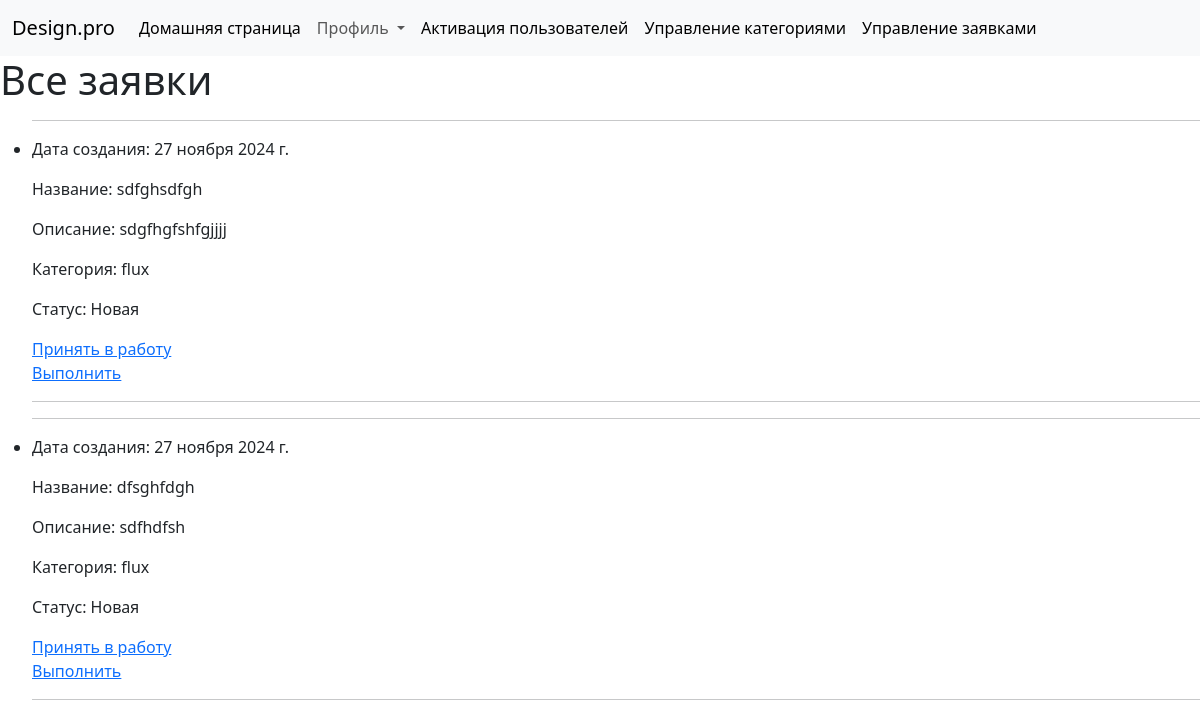
The page /studio/adminpleas/ (signed in) on the database its author committed.
### studio/models.py (models this page shows, shortened)
class Plea(models.Model):
    name = models.CharField(max_length=50)
    description = models.TextField(max_length=1000, help_text="Введите описание заявки")
    category = models.ForeignKey('Category', on_delete=models.CASCADE, null=True, help_text="Выберите категорию заявки")
    plan = models.ImageField(upload_to ='images/', null=True)
    author = models.ForeignKey(User, on_delete=models.SET_NULL, null=True, blank=True)
    creationDate = models.DateField(default=date.today)
    comentary = models.TextField(max_length=1000, null=True)
    design = models.ImageField(upload_to ='images/', null=True)
    adminUserName = models.CharField(max_length=150, null=True, blank=True)
    LOAN_STATUS = (
        ('n', 'Новая'),
        ('c', 'Выполнено'),
        ('i', 'принято в работу')
    )
    status = models.CharField(max_length=1, choices=LOAN_STATUS, blank=True, default='n', help_text='Статус заявки')

class Category(models.Model):
    name = models.CharField(
        max_length=200,
        unique=True,
        help_text="Введите категорию"
    )
    def __str__(self):
        return self.name
    class Meta:
        constraints = [
            UniqueConstraint(
                Lower('name'),
                name='genre_name_case_insensitive_unique',
                violation_error_message = "Жанр уже существует (совпадение без учета регистра)"
            ),
        ]

### studio/views.py (the view)
class AdminPleaListView(LoginRequiredMixin,generic.ListView):
    model = Plea
    template_name ='studio/admin_plea_list.html'

### studio/templates/studio/admin_plea_list.html
{% extends "base_generic.html" %}
{% block content %}
  <h1>Все заявки</h1>
  {% if plea_list %}
    <ul>
      {% for plea in plea_list %}
      <li>
        <hr>
        <p>Дата создания: {{ plea.creationDate }}</p>
        <p>Название: {{ plea.name }}</p>
        <p>Описание: {{ plea.description }}</p>
        <p>Категория: {{ plea.category }}</p>
        {% if plea.status == 'n' %}
        <p>Статус: Новая</p>
        <a href="{% url 'plea_work' plea.id %}">Принять в работу</a><br>
        <a href="{% url 'plea_complete' plea.id %}">Выполнить</a>
        {% elif plea.status == 'c' %}
        <p>Статус: Выполнено</p>
        {% else %}
        <p>Статус: принято в работу</p>
        {% endif %}
        <hr>
      </li>
      {% endfor %}
    </ul>
  {% else %}
    <p>Нет заявок</p>
  {% endif %}
{% endblock %}

### rows shown on the page
Plea: creationDate "27 ноября 2024 г.", name "sdfghsdfgh", description "sdgfhgfshfgjjjj", category "flux", status "Статус: Новая"
Plea: creationDate "27 ноября 2024 г.", name "dfsghfdgh", description "sdfhdfsh", category "flux", status "Статус: Новая"
